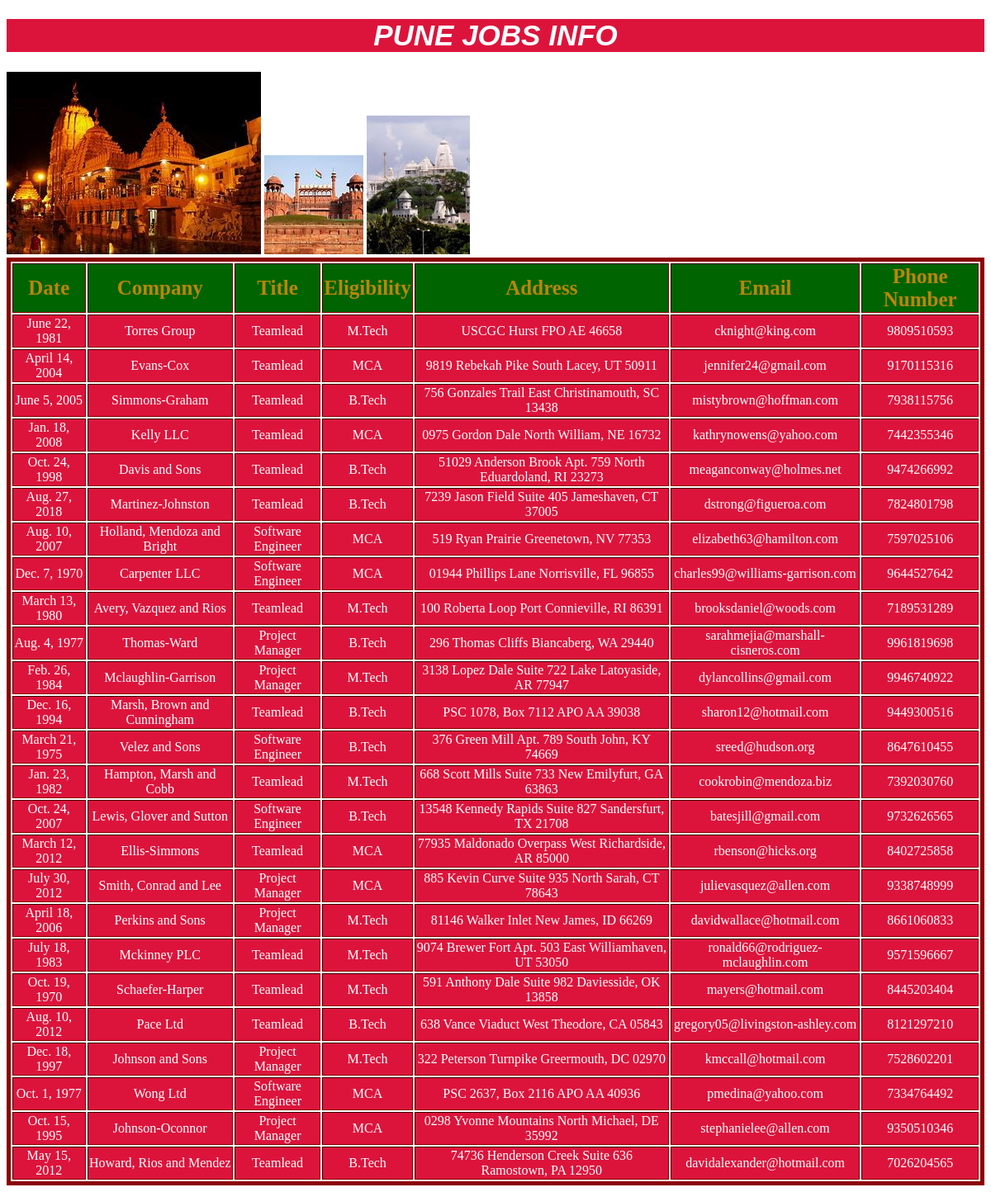
The page /noidajobs/ on the database its author committed.
### jobsapp/models.py (models this page shows)
class Noidajobsinfo(models.Model):
    Date =models.DateField()
    Company = models.CharField(max_length=30)
    Title = models.CharField(max_length=30)
    Eligibility = models.CharField(max_length=30)
    Address = models.CharField(max_length=30)
    Email = models.EmailField()
    PhoneNumber = models.IntegerField()

### jobsapp/views.py (the view)
# urls.py: path('noidajobs/',views.Noidajobs),
def Noidajobs(request):
    noidajobs_list = Noidajobsinfo.objects.all()
    return render(request,'jobsapp/noidajobs.html', {'data4':noidajobs_list})

### templates/jobsapp/noidajobs.html
<!DOCTYPE html>
{% load staticfiles%}
<html lang="en">
<head>
    <link rel="stylesheet" href="{% static 'css/demo.css' %}">
</head>
<body>
     <h1>PUNE JOBS INFO</h1>
     <img src="{% static 'image/hyd1.jpg' %}">
     <img src="{% static 'image/delhi1.jpg' %}">
     <img src="{% static 'image/hyd3.jpg' %}">
<table border="2">
    {% if data4 %}
        <thead>
            <th>Date</th>
            <th>Company</th>
            <th>Title</th>
            <th>Eligibility</th>
            <th>Address</th>
            <th>Email</th>
            <th>Phone Number</th>
        </thead>
        {% for x in data4 %}
            <tr>
            <td>{{ x.Date }}</td>
            <td>{{ x.Company }}</td>
            <td>{{ x.Title }}</td>
            <td>{{ x.Eligibility }}</td>
            <td>{{ x.Address }}</td>
            <td>{{ x.Email }}</td>
            <td>{{ x.PhoneNumber }}</td>
            </tr>
        {% endfor %}
    {% endif %}
</table>
</body>
</html>

### static/css/demo.css (style rules this page uses)
body { background-image: url("http://getwallpapers.com/wallpaper/full/e/b/e/574109.jpg"); }
h1 { background-color: crimson; text-align: center; font-size: 35px; font-family: 'Lucida Grande', 'Lucida Sans Unicode', 'Geneva', 'Verdana', sans-serif; font-style: oblique; color: white; }
td { background: crimson; color: white; text-align: center; }
thead { background: darkgreen; color: darkgoldenrod; font-size: 25px; }
table { border: 5px solid darkred; }

### rows shown on the page
Noidajobsinfo: Date "June 22, 1981", Company "Torres Group", Title "Teamlead", Eligibility "M.Tech", Address "USCGC Hurst FPO AE 46658", Email "cknight@king.com", PhoneNumber "9809510593"
Noidajobsinfo: Date "April 14, 2004", Company "Evans-Cox", Title "Teamlead", Eligibility "MCA", Address "9819 Rebekah Pike South Lacey, UT 50911", Email "jennifer24@gmail.com", PhoneNumber "9170115316"
Noidajobsinfo: Date "June 5, 2005", Company "Simmons-Graham", Title "Teamlead", Eligibility "B.Tech", Address "756 Gonzales Trail East Christinamouth, SC 13438", Email "mistybrown@hoffman.com", PhoneNumber "7938115756"
Noidajobsinfo: Date "Jan. 18, 2008", Company "Kelly LLC", Title "Teamlead", Eligibility "MCA", Address "0975 Gordon Dale North William, NE 16732", Email "kathrynowens@yahoo.com", PhoneNumber "7442355346"
Noidajobsinfo: Date "Oct. 24, 1998", Company "Davis and Sons", Title "Teamlead", Eligibility "B.Tech", Address "51029 Anderson Brook Apt. 759 North Eduardoland, RI 23273", Email "meaganconway@holmes.net", PhoneNumber "9474266992"
Noidajobsinfo: Date "Aug. 27, 2018", Company "Martinez-Johnston", Title "Teamlead", Eligibility "B.Tech", Address "7239 Jason Field Suite 405 Jameshaven, CT 37005", Email "dstrong@figueroa.com", PhoneNumber "7824801798"
Noidajobsinfo: Date "Aug. 10, 2007", Company "Holland, Mendoza and Bright", Title "Software Engineer", Eligibility "MCA", Address "519 Ryan Prairie Greenetown, NV 77353", Email "elizabeth63@hamilton.com", PhoneNumber "7597025106"
Noidajobsinfo: Date "Dec. 7, 1970", Company "Carpenter LLC", Title "Software Engineer", Eligibility "MCA", Address "01944 Phillips Lane Norrisville, FL 96855", Email "charles99@williams-garrison.com", PhoneNumber "9644527642"
Noidajobsinfo: Date "March 13, 1980", Company "Avery, Vazquez and Rios", Title "Teamlead", Eligibility "M.Tech", Address "100 Roberta Loop Port Connieville, RI 86391", Email "brooksdaniel@woods.com", PhoneNumber "7189531289"
Noidajobsinfo: Date "Aug. 4, 1977", Company "Thomas-Ward", Title "Project Manager", Eligibility "B.Tech", Address "296 Thomas Cliffs Biancaberg, WA 29440", Email "sarahmejia@marshall-cisneros.com", PhoneNumber "9961819698"
Noidajobsinfo: Date "Feb. 26, 1984", Company "Mclaughlin-Garrison", Title "Project Manager", Eligibility "M.Tech", Address "3138 Lopez Dale Suite 722 Lake Latoyaside, AR 77947", Email "dylancollins@gmail.com", PhoneNumber "9946740922"
Noidajobsinfo: Date "Dec. 16, 1994", Company "Marsh, Brown and Cunningham", Title "Teamlead", Eligibility "B.Tech", Address "PSC 1078, Box 7112 APO AA 39038", Email "sharon12@hotmail.com", PhoneNumber "9449300516"
Noidajobsinfo: Date "March 21, 1975", Company "Velez and Sons", Title "Software Engineer", Eligibility "B.Tech", Address "376 Green Mill Apt. 789 South John, KY 74669", Email "sreed@hudson.org", PhoneNumber "8647610455"
Noidajobsinfo: Date "Jan. 23, 1982", Company "Hampton, Marsh and Cobb", Title "Teamlead", Eligibility "M.Tech", Address "668 Scott Mills Suite 733 New Emilyfurt, GA 63863", Email "cookrobin@mendoza.biz", PhoneNumber "7392030760"
Noidajobsinfo: Date "Oct. 24, 2007", Company "Lewis, Glover and Sutton", Title "Software Engineer", Eligibility "B.Tech", Address "13548 Kennedy Rapids Suite 827 Sandersfurt, TX 21708", Email "batesjill@gmail.com", PhoneNumber "9732626565"
Noidajobsinfo: Date "March 12, 2012", Company "Ellis-Simmons", Title "Teamlead", Eligibility "MCA", Address "77935 Maldonado Overpass West Richardside, AR 85000", Email "rbenson@hicks.org", PhoneNumber "8402725858"
Noidajobsinfo: Date "July 30, 2012", Company "Smith, Conrad and Lee", Title "Project Manager", Eligibility "MCA", Address "885 Kevin Curve Suite 935 North Sarah, CT 78643", Email "julievasquez@allen.com", PhoneNumber "9338748999"
Noidajobsinfo: Date "April 18, 2006", Company "Perkins and Sons", Title "Project Manager", Eligibility "M.Tech", Address "81146 Walker Inlet New James, ID 66269", Email "davidwallace@hotmail.com", PhoneNumber "8661060833"
Noidajobsinfo: Date "July 18, 1983", Company "Mckinney PLC", Title "Teamlead", Eligibility "M.Tech", Address "9074 Brewer Fort Apt. 503 East Williamhaven, UT 53050", Email "ronald66@rodriguez-mclaughlin.com", PhoneNumber "9571596667"
Noidajobsinfo: Date "Oct. 19, 1970", Company "Schaefer-Harper", Title "Teamlead", Eligibility "M.Tech", Address "591 Anthony Dale Suite 982 Daviesside, OK 13858", Email "mayers@hotmail.com", PhoneNumber "8445203404"
Noidajobsinfo: Date "Aug. 10, 2012", Company "Pace Ltd", Title "Teamlead", Eligibility "B.Tech", Address "638 Vance Viaduct West Theodore, CA 05843", Email "gregory05@livingston-ashley.com", PhoneNumber "8121297210"
Noidajobsinfo: Date "Dec. 18, 1997", Company "Johnson and Sons", Title "Project Manager", Eligibility "M.Tech", Address "322 Peterson Turnpike Greermouth, DC 02970", Email "kmccall@hotmail.com", PhoneNumber "7528602201"
Noidajobsinfo: Date "Oct. 1, 1977", Company "Wong Ltd", Title "Software Engineer", Eligibility "MCA", Address "PSC 2637, Box 2116 APO AA 40936", Email "pmedina@yahoo.com", PhoneNumber "7334764492"
Noidajobsinfo: Date "Oct. 15, 1995", Company "Johnson-Oconnor", Title "Project Manager", Eligibility "MCA", Address "0298 Yvonne Mountains North Michael, DE 35992", Email "stephanielee@allen.com", PhoneNumber "9350510346"
Noidajobsinfo: Date "May 15, 2012", Company "Howard, Rios and Mendez", Title "Teamlead", Eligibility "B.Tech", Address "74736 Henderson Creek Suite 636 Ramostown, PA 12950", Email "davidalexander@hotmail.com", PhoneNumber "7026204565"
